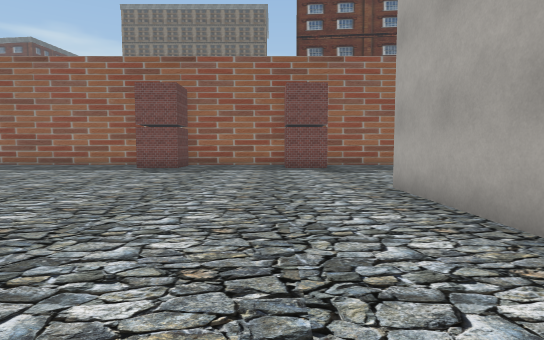
[1] (above)

23 first-person views from a walk through a 3-D level made in the Unity game engine. The camera is 1.5 m above the floor, tilts 4° down and sees 80° across. The floor is counted in squares, 2 m on a side. Each view is taken from the middle of a square. On the plan, view 1 faces up. The plan holds only what a view shows up to about 11 squares ahead; the rest is blank. The place goes on beyond the plan. The player is left out. Some surface patterns are stand-ins.

[2]
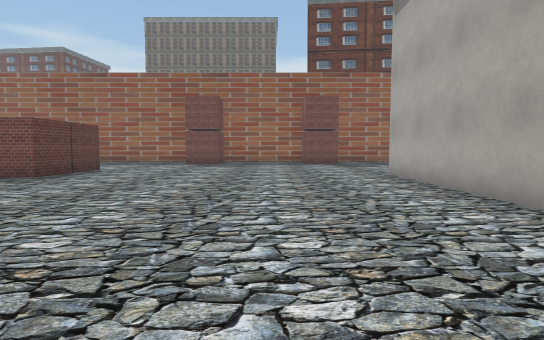

[3]
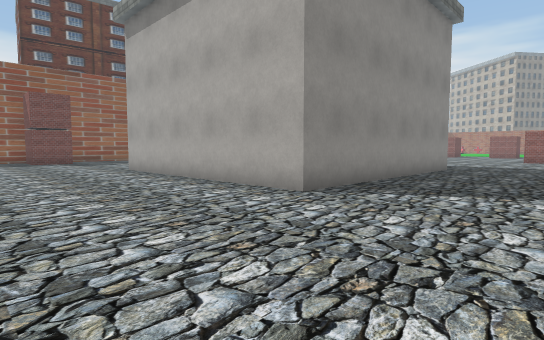

[4]
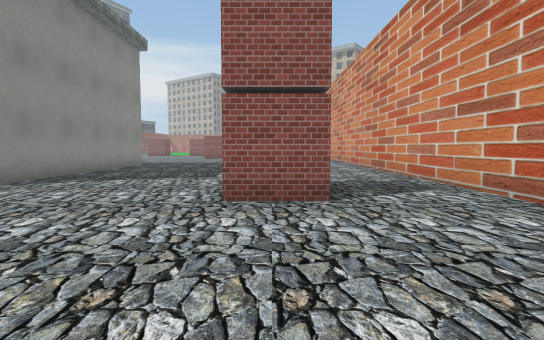

[5]
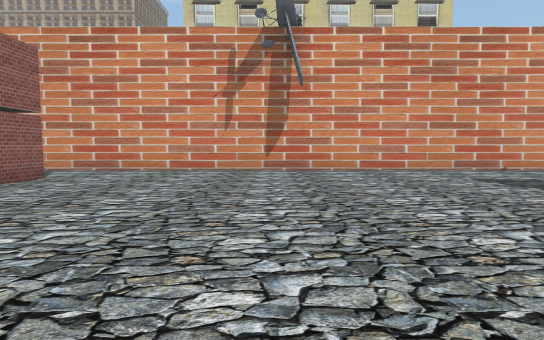

[6]
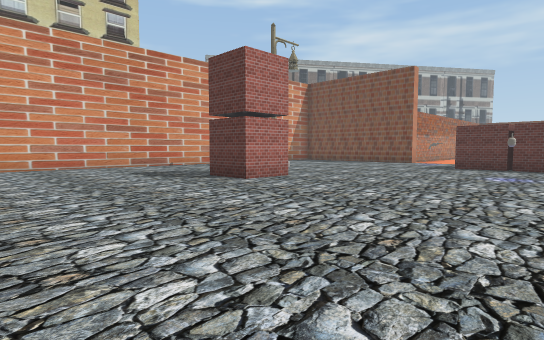

[7]
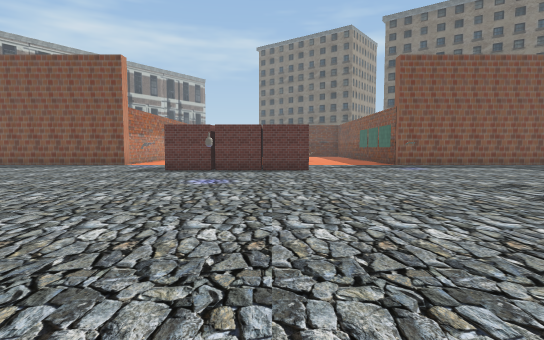

[8]
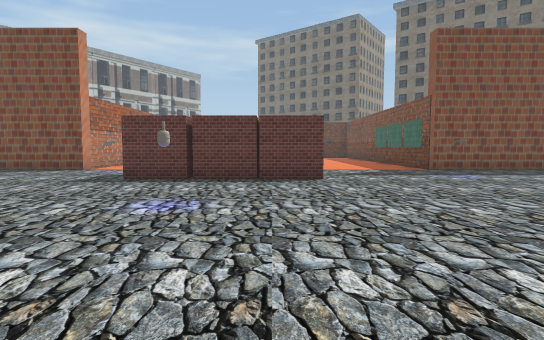

[9]
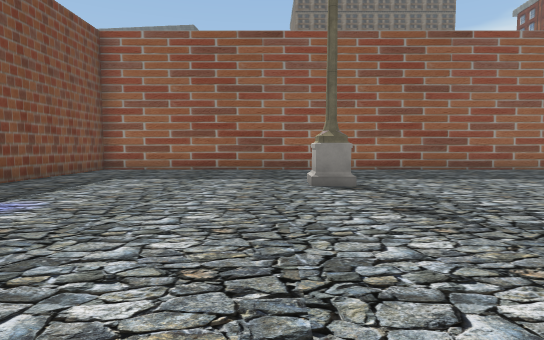

[10]
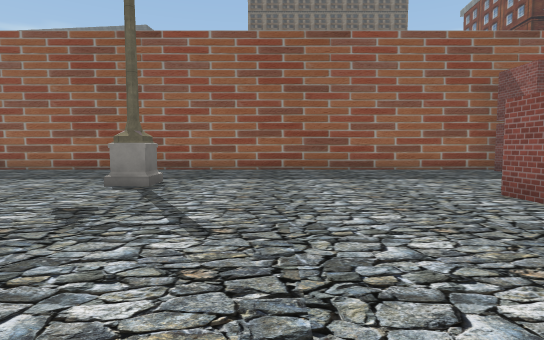

[11]
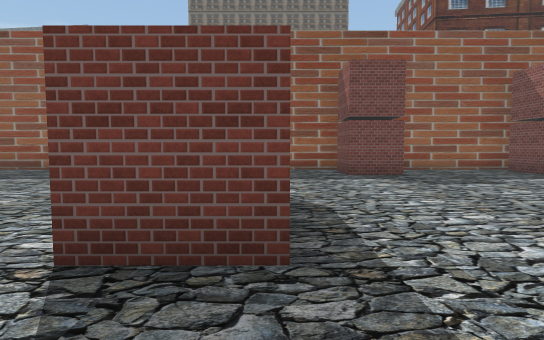

[12]
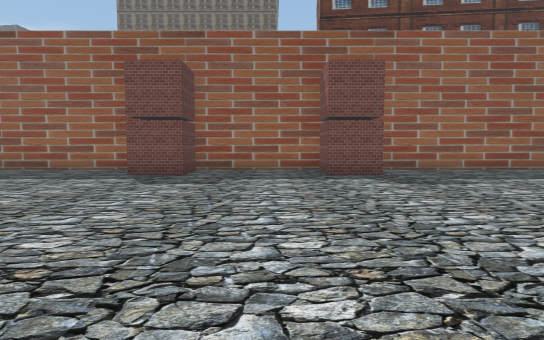

[13]
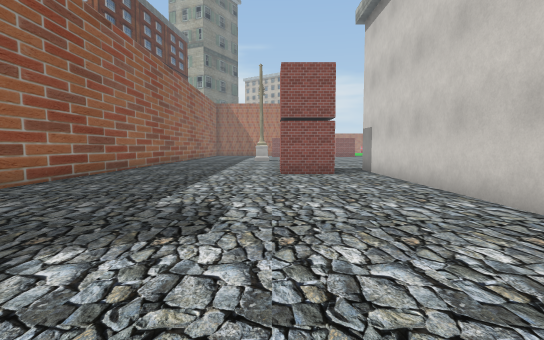

[14]
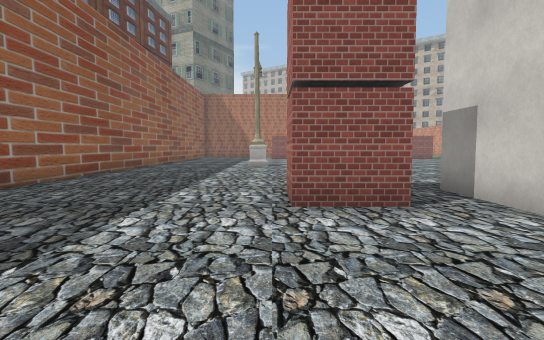

[15]
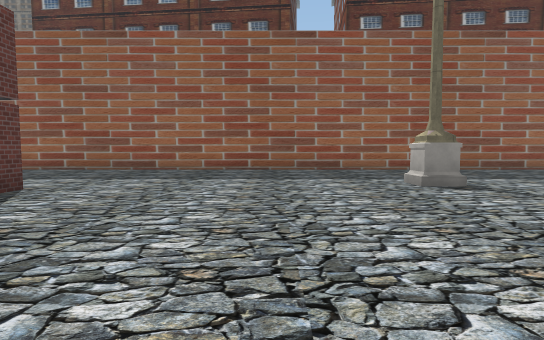

[16]
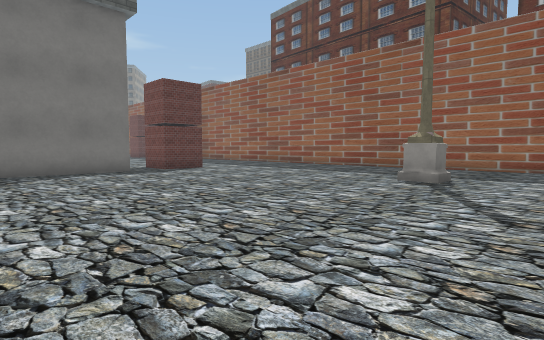

[17]
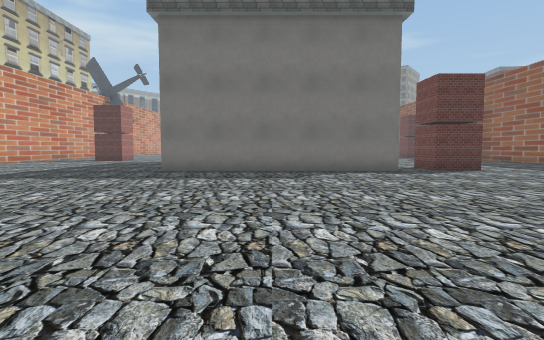

[18]
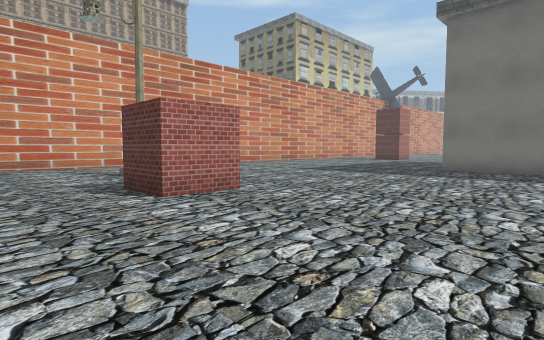

[19]
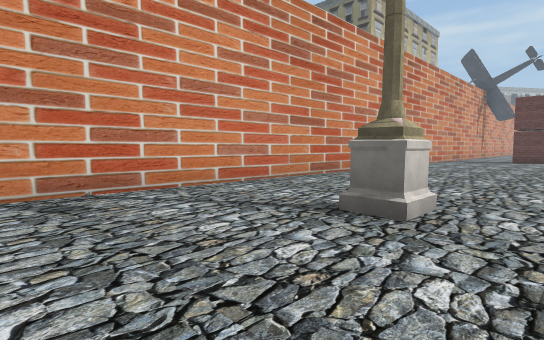

[20]
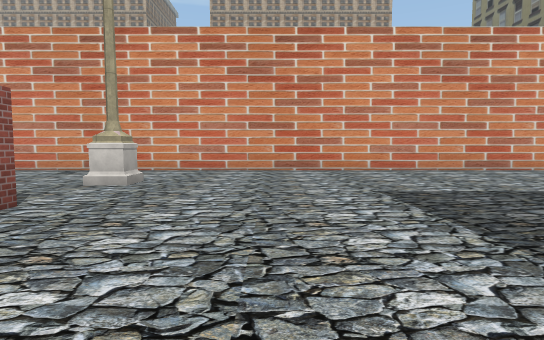

[21]
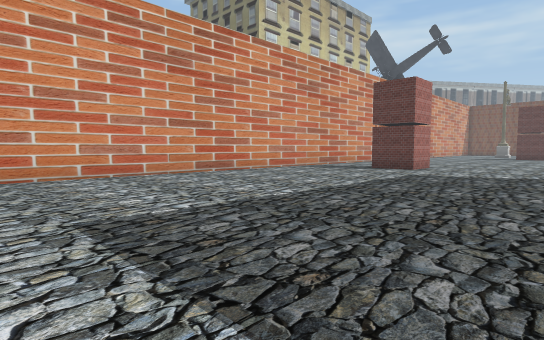

[22]
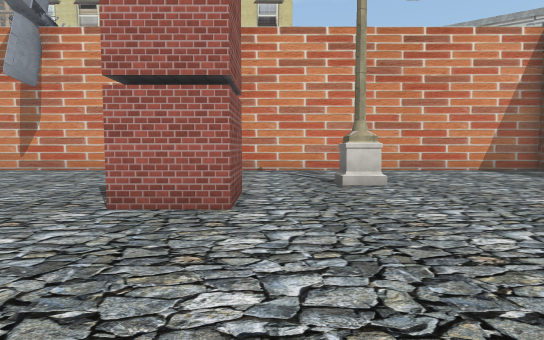

[23]
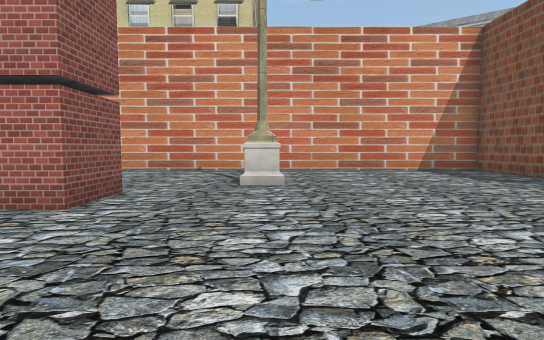

### Floor plan
Points are (right, up) in squares from view 1. A wall is a line through its corners. A room is listed if a view was taken in it or the views show most of it. See-through windows are left out.
Room 1 (views 1, 2, 3, 4, 5, 6, 7, 8, 9, 10, 11, 12, 13, 14, 15, 16, 17, 18, 19, 20, 21, 22, 23)
walls: (2.3, -1.5) (2.3, 6) (9.8, 6) (9.8, -1.5) (2.3, -1.5); (0.5, -7.9) (0.5, -6.2); (-6.9, 8.1) (-6.9, 5) (-8.5, 5); (-8.4, 7.2) (-8.4, 8.1); (8.1, 7.1) (8.1, 8.7) (9.6, 8.7) (9.6, 7.3) (9, 7.3); (2.1, 11.8) (0.5, 11.8) (0.5, 13.4); (-3.4, 13.4) (-3.4, 11.8) (-4.9, 11.8) (-4.9, 13.4); (1, 13.9) (-21.7, 13.9) (-21.7, 7.3) (-22.1, 7.3); (-12.5, -5.5) (-12.5, -3.9) (-11, -3.9) (-11, -5.4); (-15.2, -6.4) (-14.5, -6.4) (-14.5, -7); (-14.5, 10) (-14.5, 9.3) (-15.1, 9.3) (-15.1, 10); (-18.6, 3.2) (-18.6, -1.5); (17.2, -2.6) (18.7, -2.6) (18.7, -4.1); (16.9, -7.2) (16.9, -6.4) (17.6, -6.4) (17.6, -7.1); (17.6, 10) (17.6, 9.3) (16.9, 9.3) (16.9, 10); (-21.7, -4.1) (-21.7, -10.6) (21.5, -10.6); (21.5, 13.9) (2.8, 13.9)
objects: other object (-21, -3); other object (-15, 1)

Positions as (right, up) in squares from view 1, and headings:
1: (0, 0), facing up
2: (-1, -3), facing up
3: (-2, -5), facing up-right
4: (-4, -7), facing right
5: (-5, 0), facing down
6: (-6, 2), facing down-left
7: (-8, 2), facing left
8: (-11, 2), facing left
9: (-16, 3), facing up
10: (-12, 3), facing up
11: (-7, 3), facing up
12: (-1, 3), facing up
13: (-1, 9), facing right
14: (4, 9), facing right
15: (14, 3), facing up
16: (20, 2), facing up-left
17: (20, 2), facing left
18: (21, 2), facing down-left
19: (21, -5), facing down-left
20: (14, 0), facing down
21: (13, -2), facing down-left
22: (-13, 0), facing down
23: (-15, 0), facing down
